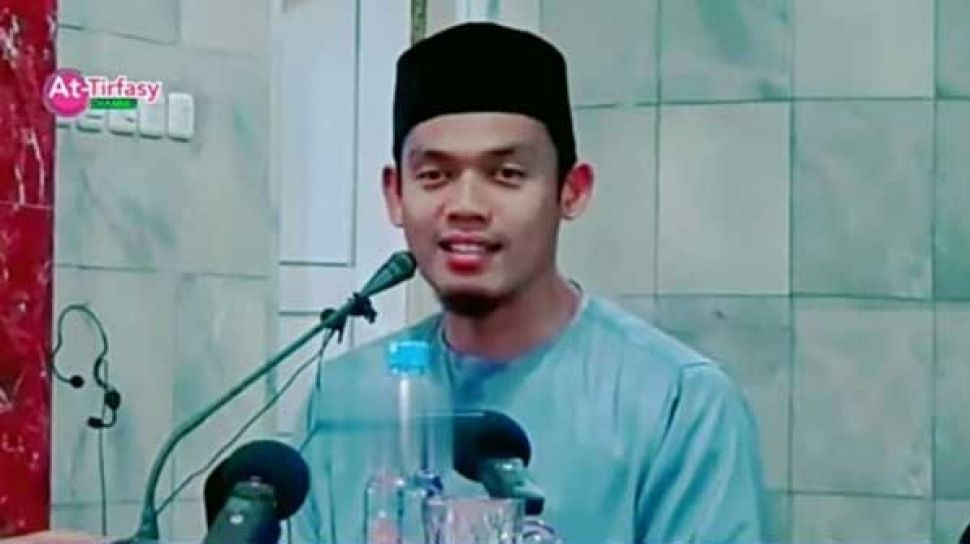
#> input picture buya.jpg, 970 x 544 px
$ python geser.py
#> lines starting #> are read from the running program, lines starting #| are printed output that depends on the picture
import cv2
import numpy as np


img = cv2.imread("buya.jpg")
#> img is the input picture: shape (544, 970, 3); mean B, G, R 146.3, 141.9, 120.8

num_rows, num_cols = img.shape[:2]
#> num_rows = 544; num_cols = 970


translation_matrix = np.float64([ [1,0,70], [0,1,110] ])

img_translation = cv2.warpAffine(img, translation_matrix, (num_cols,num_rows))
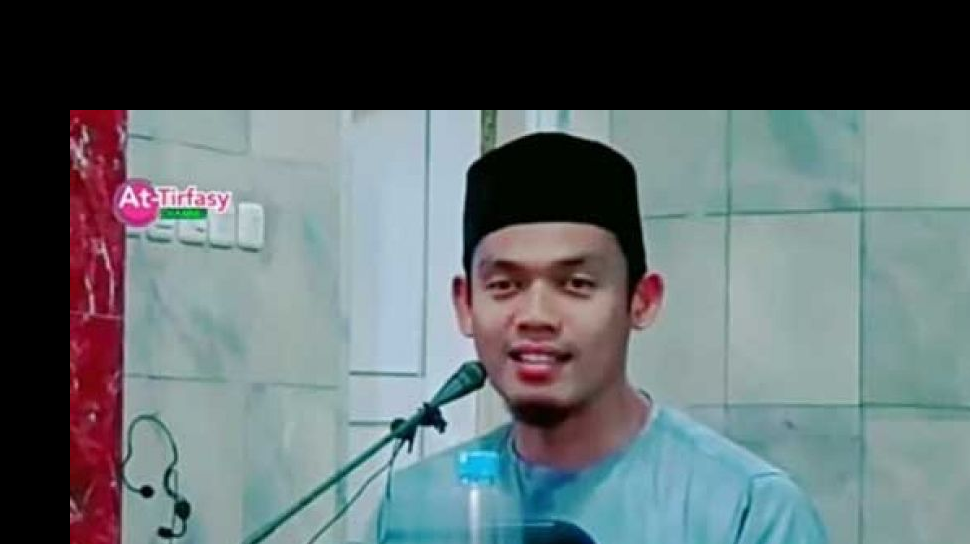
#> img_translation: shape (544, 970, 3); mean B, G, R 109, 106.2, 95.3

cv2.imshow('Translation', img_translation)
cv2.waitKey(0)
cv2.destroyAllWindows()
